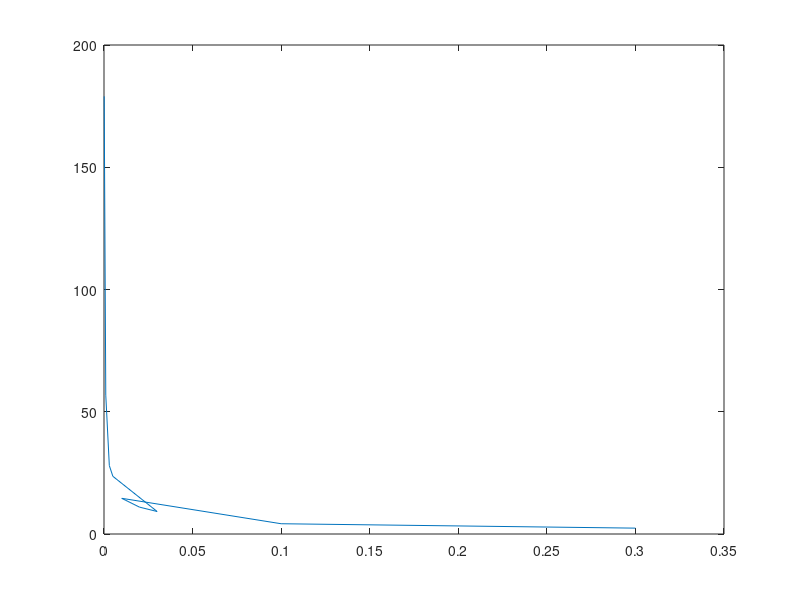

Source code (MATLAB):
x = [ 0.0001
0.001
0.003
0.005
0.03
0.02
0.01
0.1
0.3
];
y = [179
56.8
28
23.6
9.2
11
14.6
4.2
2.4
];
z = [ 209.2
58
26.2
19.4
7.4
9.4
12.8
3.8
2
];
w = [ 182
52.4
29.6
21.2
7.8
10.2
13.6
4.2
2
];
plot (x, y);